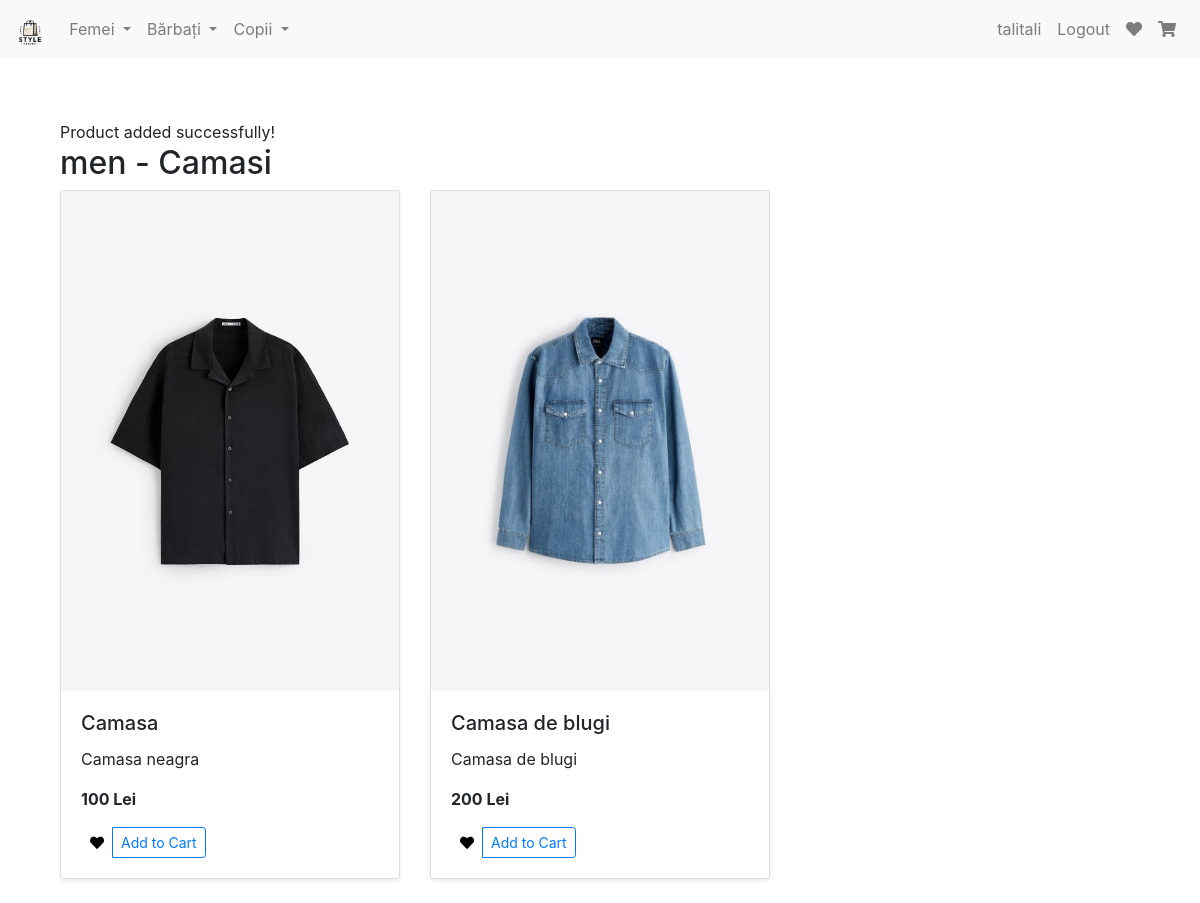
The app's page /subcategory/men/Camasi (signed in) with its own data.
### market/models.py (models this page shows, shortened)
class User(db.Model, UserMixin):
    id = db.Column(db.Integer(), primary_key=True)
    username = db.Column(db.String(length=30), nullable=False, unique=True)
    email_address = db.Column(db.String(length=50), nullable=False, unique=True)
    password_hash = db.Column(db.String(length=60), nullable=False)
    budget = db.Column(db.Integer(), nullable=False, default=1000)
    items = db.relationship('Item', backref='owned_user', lazy=True)
    favorites = db.relationship('Favorite', backref='user', lazy=True)
    @property
    def password(self):
        return self.password

class Item(db.Model):
    id = db.Column(db.Integer(), primary_key=True)
    name = db.Column(db.String(length=30), nullable=False, unique=True)
    price = db.Column(db.Integer(), nullable=False)
    barcode = db.Column(db.String(length=12), nullable=False, unique=True)
    description = db.Column(db.String(length=1024), nullable=False, unique=True)
    image_filename = db.Column(db.String(length=100), nullable=True)
    owner = db.Column(db.Integer(), db.ForeignKey('user.id'))
    category = db.Column(db.String(length=50), nullable=False, default='general')
    subcategory = db.Column(db.String(length=50), nullable=False, default='general')

### market/routes.py (the view)
@app.route('/subcategory/<category>/<subcategory>')
@login_required
def subcategory_page(category, subcategory):
    items = Item.query.filter_by(category=category, subcategory=subcategory).all()
    favorite_item_ids = [fav.product_id for fav in current_user.favorites]
    return render_template('subcategory.html', items=items, category=category, subcategory=subcategory, favorite_item_ids=favorite_item_ids)

### market/models.py (called while the page is built)
@login_manager.user_loader
def load_user(user_id):
    return User.query.get(int(user_id))

### market/templates/subcategory.html (shortened to what this page needs)
{% extends 'base.html' %}
{% block content %}
<div class="container mt-4">
    <div id="notification" class="notification">Product added successfully!</div>
    <h2>{{ category }} - {{ subcategory }}</h2>
    <div class="row">
        {% for item in items %}
        <div class="col-md-4">
            <div class="card mb-4 shadow-sm">
                <img src="{{ url_for('static', filename='img/' + item.image_filename) }}" class="card-img-top img-fluid product-img" alt="{{ item.name }}">
                <div class="card-body">
                    <h5 class="card-title">{{ item.name }}</h5>
                    <p class="card-text">{{ item.description }}</p>
                    <p class="card-text"><strong>{{ item.price }} Lei</strong></p>
                    <div class="d-flex justify-content-between align-items-center">
                        <div class="btn-group">
                            <form action="{{ url_for('toggle_favorite') }}" method="post">
                                <button type="submit" class="btn btn-sm favorite-btn {% if item.id in favorite_item_ids %}favorited{% endif %}">
                                    <i class="fa fa-heart"></i>
                                </button>
                            </form>
                            <button type="button" class="btn btn-sm btn-outline-primary" data-toggle="modal" data-target="#Modal-Cart-{{ item.id }}">Add to Cart</button>
                        </div>
                    </div>
                </div>
            </div>
        </div>
        {% endfor %}
    </div>
</div>
{% endblock %}

### market/templates/base.html (shortened to what this page needs)
<!DOCTYPE html>
<html lang="en">
<head>
    <link rel="stylesheet" href="https://stackpath.bootstrapcdn.com/bootstrap/4.5.2/css/bootstrap.min.css">
    <link rel="stylesheet" href="https://cdnjs.cloudflare.com/ajax/libs/font-awesome/5.15.1/css/all.min.css">
</head>
<body>
    <nav class="navbar navbar-expand-lg navbar-light bg-light fixed-top">
        <a class="navbar-brand" href="{{ url_for('home_page') }}">
            <img src="{{ url_for('static', filename='img/logo.png') }}" alt="Logo" style="height: 30px;">
        </a>
        <div class="collapse navbar-collapse" id="navbarNavDropdown">
            <ul class="navbar-nav mr-auto">
                <li class="nav-item dropdown">
                    <a class="nav-link dropdown-toggle" href="#" id="womenDropdown" role="button" data-toggle="dropdown" aria-haspopup="true" aria-expanded="false">
                        Femei
                    </a>
                </li>
                <li class="nav-item dropdown">
                    <a class="nav-link dropdown-toggle" href="#" id="menDropdown" role="button" data-toggle="dropdown" aria-haspopup="true" aria-expanded="false">
                        Bărbați
                    </a>
                </li>
                <li class="nav-item dropdown">
                    <a class="nav-link dropdown-toggle" href="#" id="kidsDropdown" role="button" data-toggle="dropdown" aria-haspopup="true" aria-expanded="false">
                        Copii
                    </a>
                </li>
            </ul>
            <ul class="navbar-nav">
                {% if current_user.is_authenticated %}
                    <li class="nav-item">
                        <a class="nav-link" href="#">{{ current_user.username }}</a>
                    </li>
                    <li class="nav-item">
                        <a class="nav-link" href="{{ url_for('logout_page') }}">Logout</a>
                    </li>
                    <li class="nav-item">
                        <a class="nav-link" href="{{ url_for('favorite_page') }}"><i class="fas fa-heart"></i></a>
                    </li>
                    <li class="nav-item">
                        <a class="nav-link" href="{{ url_for('shopping_cart_page') }}"><i class="fas fa-shopping-cart"></i></a>
                    </li>
                {% else %}
                    <li class="nav-item">
                        <a class="nav-link" href="{{ url_for('login_page') }}">Login</a>
                    </li>
                {% endif %}
            </ul>
        </div>
    </nav>
    <div class="container mt-5 pt-5">
        {% block content %}
        {% endblock %}
    </div>
</body>
</html>

### market/templates/base.html (style rules this page uses)
.navbar-nav .nav-item .nav-link { padding-right: 0.5rem; padding-left: 0.5rem; }

### market/templates/subcategory.html (style rules this page uses)
.product-img { width: 100%; height: 500px; object-fit: cover; }
.favorite-btn .fa-heart { color: black; }

### records on screen
User: username "talitali"
Item: image_filename (picture), name "Camasa", description "Camasa neagra", price "100"
Item: image_filename (picture), name "Camasa de blugi", description "Camasa de blugi", price "200"

### other values on screen
{{ category }} "men"
{{ subcategory }} "Camasi"
